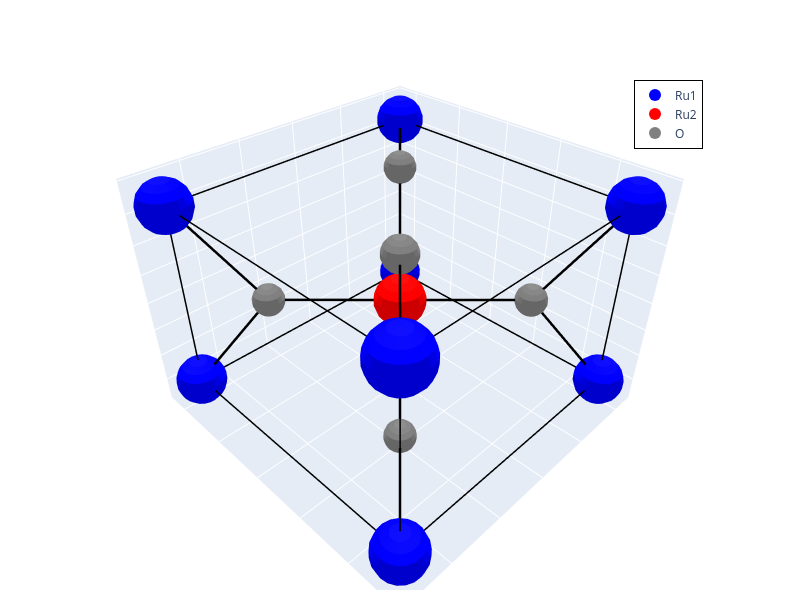

Source (notebook cell):
### Code cell
import numpy as np
import plotly.graph_objects as go

# =====================
# Unit cell parameters
# =====================
a = 4.5405
c = 3.1323
a1 = np.array([a, 0, 0])
a2 = np.array([0, a, 0])
a3 = np.array([0, 0, c])

# =====================
# Atomic positions (fractional)
# =====================
atoms = [
    ("Ru1", np.array([0.00000, 0.00000, 0.00000])),
    ("Ru2", np.array([0.50000, 0.50000, 0.50000])),
    ("O",  np.array([0.19500, 0.80500, 0.50000])),
    ("O",  np.array([0.80500, 0.19400, 0.50000])),
    ("O",  np.array([0.69500, 0.69500, 0.00000])),
    ("O",  np.array([0.30500, 0.30500, 0.00000])),
]

# Colors and radii
colors = {"Ru1": "blue", "Ru2": "red", "O": "gray"}
radii = {"Ru1": 0.4, "Ru2": 0.4, "O": 0.25}

# =====================
# Expand atoms with periodic translations
# =====================
expanded_atoms = []
for name, pos in atoms:
    for i in [-1, 0, 1]:
        for j in [-1, 0, 1]:
            for k in [-1, 0, 1]:
                new_frac = pos + np.array([i, j, k])
                cart = new_frac[0] * a1 + new_frac[1] * a2 + new_frac[2] * a3
                if (0 - radii[name] <= cart[0] <= a + radii[name] and
                    0 - radii[name] <= cart[1] <= a + radii[name] and
                    0 - radii[name] <= cart[2] <= c + radii[name]):
                    expanded_atoms.append((name, cart))

# =====================
# Generate spheres
# =====================
def create_sphere(center, radius, color):
    u, v = np.mgrid[0:2*np.pi:20j, 0:np.pi:10j]
    x = radius * np.cos(u) * np.sin(v) + center[0]
    y = radius * np.sin(u) * np.sin(v) + center[1]
    z = radius * np.cos(v) + center[2]
    return go.Surface(
        x=x, y=y, z=z,
        colorscale=[[0, color], [1, color]],
        showscale=False,
        opacity=1.0
    )

# =====================
# Bonds (Ru–O only)
# =====================
bond_cutoff = 2.2
bonds = []
for i, (name1, pos1) in enumerate(expanded_atoms):
    if name1 not in ["Ru1", "Ru2"]:
        continue
    for j, (name2, pos2) in enumerate(expanded_atoms):
        if name2 != "O":
            continue
        dist = np.linalg.norm(pos1 - pos2)
        if dist <= bond_cutoff:
            bonds.append((pos1, pos2))

bond_traces = []
for p1, p2 in bonds:
    bond_traces.append(go.Scatter3d(
        x=[p1[0], p2[0]],
        y=[p1[1], p2[1]],
        z=[p1[2], p2[2]],
        mode="lines",
        line=dict(color="black", width=5),
        showlegend=False
    ))

# =====================
# Create figure
# =====================
fig = go.Figure()

# Add atoms
for name, pos in expanded_atoms:
    fig.add_trace(create_sphere(pos, radii[name], colors[name]))

# Add bonds
for trace in bond_traces:
    fig.add_trace(trace)

# Unit cell edges
edges = [
    [(0, 0, 0), (a, 0, 0)],
    [(0, 0, 0), (0, a, 0)],
    [(0, 0, 0), (0, 0, c)],
    [(a, 0, 0), (a, a, 0)],
    [(a, 0, 0), (a, 0, c)],
    [(0, a, 0), (a, a, 0)],
    [(0, a, 0), (0, a, c)],
    [(0, 0, c), (a, 0, c)],
    [(0, 0, c), (0, a, c)],
    [(a, a, 0), (a, a, c)],
    [(a, 0, c), (a, a, c)],
    [(0, a, c), (a, a, c)],
]
for start, end in edges:
    fig.add_trace(go.Scatter3d(
        x=[start[0], end[0]],
        y=[start[1], end[1]],
        z=[start[2], end[2]],
        mode="lines",
        line=dict(color="black", width=3),
        showlegend=False
    ))

# Padding so spheres aren't cut off
pad_x = max(radii.values())
pad_y = max(radii.values())
pad_z = max(radii.values())

fig.update_layout(
    scene=dict(
        xaxis=dict(range=[-pad_x, a + pad_x], showticklabels=False, title=""),
        yaxis=dict(range=[-pad_y, a + pad_y], showticklabels=False, title=""),
        zaxis=dict(range=[-pad_z, c + pad_z], showticklabels=False, title="")
    ),
    width=800,
    height=600,
    margin=dict(l=10, r=10, t=10, b=10),
)

# =====================
# Legend (round markers like balls)
# =====================
for atom_type in ["Ru1", "Ru2", "O"]:
    fig.add_trace(go.Scatter3d(
        x=[None], y=[None], z=[None],
        mode='markers',
        marker=dict(size=12, color=colors[atom_type], symbol='circle'),
        name=atom_type,
        showlegend=True
    ))

fig.update_layout(
    showlegend=True,
    legend=dict(
        x=0.8, y=0.88,
        bgcolor="rgba(255,255,255,0.7)",
        bordercolor="black",
        borderwidth=1
    )
)

fig.show()

### Figure 1 — Plotly figure (JSON) as saved in the notebook; plotly's stock layout.template omitted (floating-point values rounded to 4 significant figures; data arrays with more than 128 entries replaced by an {"elided": "..."} marker saying what was removed)
{"data": [{"colorscale": [[0, "blue"], [1, "blue"]], "opacity": 1, "showscale": false, "type": "surface", "x": {"elided": "20x10 float values"}, "y": {"elided": "20x10 float values"}, "z": {"elided": "20x10 float values"}}, {"colorscale": [[0, "blue"], [1, "blue"]], "opacity": 1, "showscale": false, "type": "surface", "x": {"elided": "20x10 float values"}, "y": {"elided": "20x10 float values"}, "z": {"elided": "20x10 float values"}}, {"colorscale": [[0, "blue"], [1, "blue"]], "opacity": 1, "showscale": false, "type": "surface", "x": {"elided": "20x10 float values"}, "y": {"elided": "20x10 float values"}, "z": {"elided": "20x10 float values"}}, {"colorscale": [[0, "blue"], [1, "blue"]], "opacity": 1, "showscale": false, "type": "surface", "x": {"elided": "20x10 float values"}, "y": {"elided": "20x10 float values"}, "z": {"elided": "20x10 float values"}}, {"colorscale": [[0, "blue"], [1, "blue"]], "opacity": 1, "showscale": false, "type": "surface", "x": {"elided": "20x10 float values"}, "y": {"elided": "20x10 float values"}, "z": {"elided": "20x10 float values"}}, {"colorscale": [[0, "blue"], [1, "blue"]], "opacity": 1, "showscale": false, "type": "surface", "x": {"elided": "20x10 float values"}, "y": {"elided": "20x10 float values"}, "z": {"elided": "20x10 float values"}}, {"colorscale": [[0, "blue"], [1, "blue"]], "opacity": 1, "showscale": false, "type": "surface", "x": {"elided": "20x10 float values"}, "y": {"elided": "20x10 float values"}, "z": {"elided": "20x10 float values"}}, {"colorscale": [[0, "blue"], [1, "blue"]], "opacity": 1, "showscale": false, "type": "surface", "x": {"elided": "20x10 float values"}, "y": {"elided": "20x10 float values"}, "z": {"elided": "20x10 float values"}}, {"colorscale": [[0, "red"], [1, "red"]], "opacity": 1, "showscale": false, "type": "surface", "x": {"elided": "20x10 float values"}, "y": {"elided": "20x10 float values"}, "z": {"elided": "20x10 float values"}}, {"colorscale": [[0, "gray"], [1, "gray"]], "opacity": 1, "showscale": false, "type": "surface", "x": {"elided": "20x10 float values"}, "y": {"elided": "20x10 float values"}, "z": {"elided": "20x10 float values"}}, {"colorscale": [[0, "gray"], [1, "gray"]], "opacity": 1, "showscale": false, "type": "surface", "x": {"elided": "20x10 float values"}, "y": {"elided": "20x10 float values"}, "z": {"elided": "20x10 float values"}}, {"colorscale": [[0, "gray"], [1, "gray"]], "opacity": 1, "showscale": false, "type": "surface", "x": {"elided": "20x10 float values"}, "y": {"elided": "20x10 float values"}, "z": {"elided": "20x10 float values"}}, {"colorscale": [[0, "gray"], [1, "gray"]], "opacity": 1, "showscale": false, "type": "surface", "x": {"elided": "20x10 float values"}, "y": {"elided": "20x10 float values"}, "z": {"elided": "20x10 float values"}}, {"colorscale": [[0, "gray"], [1, "gray"]], "opacity": 1, "showscale": false, "type": "surface", "x": {"elided": "20x10 float values"}, "y": {"elided": "20x10 float values"}, "z": {"elided": "20x10 float values"}}, {"colorscale": [[0, "gray"], [1, "gray"]], "opacity": 1, "showscale": false, "type": "surface", "x": {"elided": "20x10 float values"}, "y": {"elided": "20x10 float values"}, "z": {"elided": "20x10 float values"}}, {"line": {"color": "black", "width": 5}, "mode": "lines", "showlegend": false, "type": "scatter3d", "x": [0, 1.385], "y": [0, 1.385], "z": [0, 0]}, {"line": {"color": "black", "width": 5}, "mode": "lines", "showlegend": false, "type": "scatter3d", "x": [0, 1.385], "y": [0, 1.385], "z": [3.132, 3.132]}, {"line": {"color": "black", "width": 5}, "mode": "lines", "showlegend": false, "type": "scatter3d", "x": [0, 0.8854], "y": [4.54, 3.655], "z": [0, 1.566]}, {"line": {"color": "black", "width": 5}, "mode": "lines", "showlegend": false, "type": "scatter3d", "x": [0, 0.8854], "y": [4.54, 3.655], "z": [3.132, 1.566]}, {"line": {"color": "black", "width": 5}, "mode": "lines", "showlegend": false, "type": "scatter3d", "x": [4.54, 3.655], "y": [0, 0.8809], "z": [0, 1.566]}, {"line": {"color": "black", "width": 5}, "mode": "lines", "showlegend": false, "type": "scatter3d", "x": [4.54, 3.655], "y": [0, 0.8809], "z": [3.132, 1.566]}, {"line": {"color": "black", "width": 5}, "mode": "lines", "showlegend": false, "type": "scatter3d", "x": [4.54, 3.156], "y": [4.54, 3.156], "z": [0, 0]}, {"line": {"color": "black", "width": 5}, "mode": "lines", "showlegend": false, "type": "scatter3d", "x": [4.54, 3.156], "y": [4.54, 3.156], "z": [3.132, 3.132]}, {"line": {"color": "black", "width": 5}, "mode": "lines", "showlegend": false, "type": "scatter3d", "x": [2.27, 0.8854], "y": [2.27, 3.655], "z": [1.566, 1.566]}, {"line": {"color": "black", "width": 5}, "mode": "lines", "showlegend": false, "type": "scatter3d", "x": [2.27, 3.655], "y": [2.27, 0.8809], "z": [1.566, 1.566]}, {"line": {"color": "black", "width": 5}, "mode": "lines", "showlegend": false, "type": "scatter3d", "x": [2.27, 3.156], "y": [2.27, 3.156], "z": [1.566, 0]}, {"line": {"color": "black", "width": 5}, "mode": "lines", "showlegend": false, "type": "scatter3d", "x": [2.27, 3.156], "y": [2.27, 3.156], "z": [1.566, 3.132]}, {"line": {"color": "black", "width": 5}, "mode": "lines", "showlegend": false, "type": "scatter3d", "x": [2.27, 1.385], "y": [2.27, 1.385], "z": [1.566, 0]}, {"line": {"color": "black", "width": 5}, "mode": "lines", "showlegend": false, "type": "scatter3d", "x": [2.27, 1.385], "y": [2.27, 1.385], "z": [1.566, 3.132]}, {"line": {"color": "black", "width": 3}, "mode": "lines", "showlegend": false, "type": "scatter3d", "x": [0, 4.54], "y": [0, 0], "z": [0, 0]}, {"line": {"color": "black", "width": 3}, "mode": "lines", "showlegend": false, "type": "scatter3d", "x": [0, 0], "y": [0, 4.54], "z": [0, 0]}, {"line": {"color": "black", "width": 3}, "mode": "lines", "showlegend": false, "type": "scatter3d", "x": [0, 0], "y": [0, 0], "z": [0, 3.132]}, {"line": {"color": "black", "width": 3}, "mode": "lines", "showlegend": false, "type": "scatter3d", "x": [4.54, 4.54], "y": [0, 4.54], "z": [0, 0]}, {"line": {"color": "black", "width": 3}, "mode": "lines", "showlegend": false, "type": "scatter3d", "x": [4.54, 4.54], "y": [0, 0], "z": [0, 3.132]}, {"line": {"color": "black", "width": 3}, "mode": "lines", "showlegend": false, "type": "scatter3d", "x": [0, 4.54], "y": [4.54, 4.54], "z": [0, 0]}, {"line": {"color": "black", "width": 3}, "mode": "lines", "showlegend": false, "type": "scatter3d", "x": [0, 0], "y": [4.54, 4.54], "z": [0, 3.132]}, {"line": {"color": "black", "width": 3}, "mode": "lines", "showlegend": false, "type": "scatter3d", "x": [0, 4.54], "y": [0, 0], "z": [3.132, 3.132]}, {"line": {"color": "black", "width": 3}, "mode": "lines", "showlegend": false, "type": "scatter3d", "x": [0, 0], "y": [0, 4.54], "z": [3.132, 3.132]}, {"line": {"color": "black", "width": 3}, "mode": "lines", "showlegend": false, "type": "scatter3d", "x": [4.54, 4.54], "y": [4.54, 4.54], "z": [0, 3.132]}, {"line": {"color": "black", "width": 3}, "mode": "lines", "showlegend": false, "type": "scatter3d", "x": [4.54, 4.54], "y": [0, 4.54], "z": [3.132, 3.132]}, {"line": {"color": "black", "width": 3}, "mode": "lines", "showlegend": false, "type": "scatter3d", "x": [0, 4.54], "y": [4.54, 4.54], "z": [3.132, 3.132]}, {"marker": {"color": "blue", "size": 12, "symbol": "circle"}, "mode": "markers", "name": "Ru1", "showlegend": true, "type": "scatter3d", "x": [null], "y": [null], "z": [null]}, {"marker": {"color": "red", "size": 12, "symbol": "circle"}, "mode": "markers", "name": "Ru2", "showlegend": true, "type": "scatter3d", "x": [null], "y": [null], "z": [null]}, {"marker": {"color": "gray", "size": 12, "symbol": "circle"}, "mode": "markers", "name": "O", "showlegend": true, "type": "scatter3d", "x": [null], "y": [null], "z": [null]}], "layout": {"height": 600, "legend": {"bgcolor": "rgba(255,255,255,0.7)", "bordercolor": "black", "borderwidth": 1, "x": 0.8, "y": 0.88}, "margin": {"b": 10, "l": 10, "r": 10, "t": 10}, "scene": {"xaxis": {"range": [-0.4, 4.941], "showticklabels": false, "title": {"text": ""}}, "yaxis": {"range": [-0.4, 4.941], "showticklabels": false, "title": {"text": ""}}, "zaxis": {"range": [-0.4, 3.532], "showticklabels": false, "title": {"text": ""}}}, "showlegend": true, "width": 800}}
